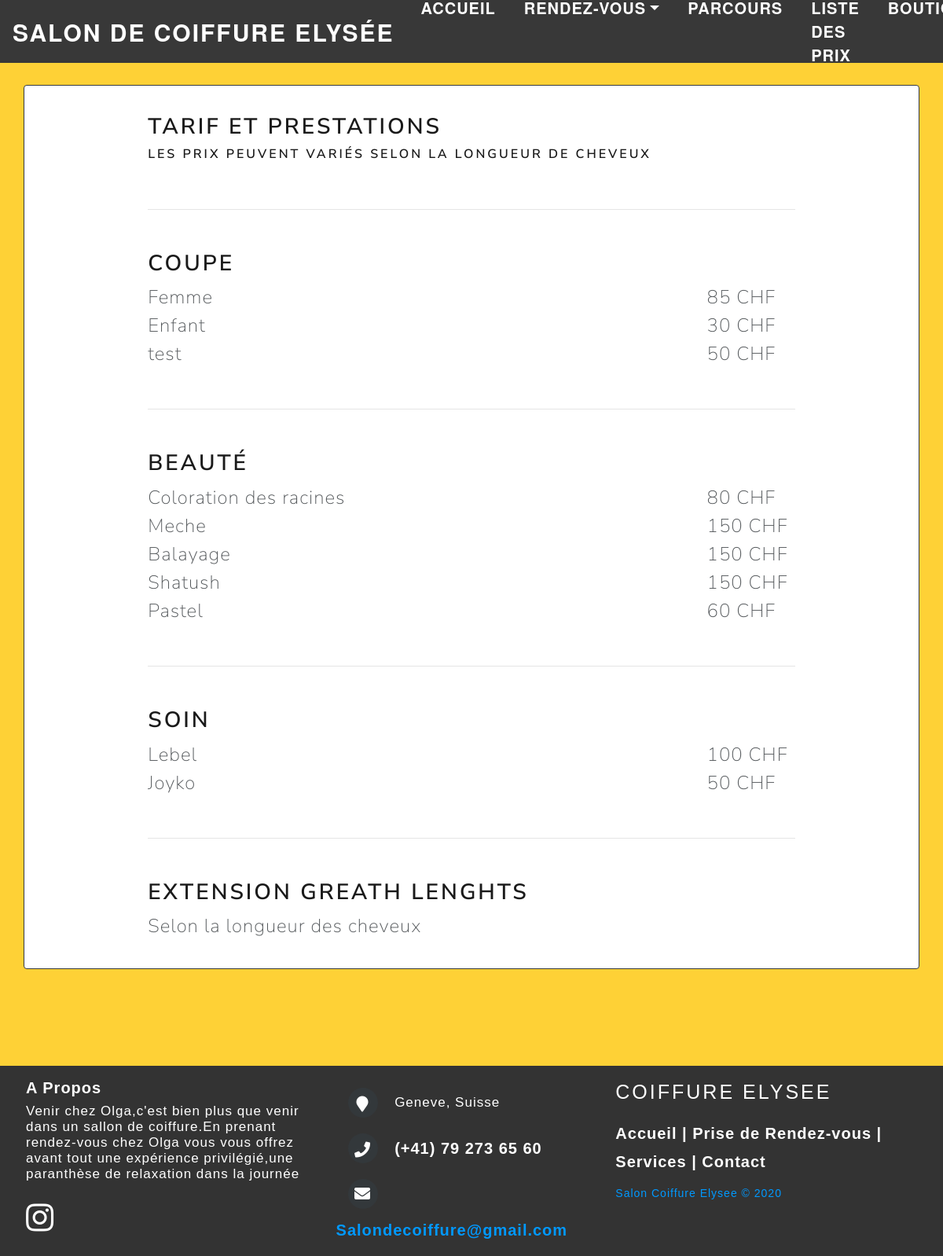
The app's page /VMC/listeDesPrixControlleur.php with its own data.
### tables this page shows
CREATE TABLE IF NOT EXISTS `ely_service` (
  `SER_ID` int(3) NOT NULL AUTO_INCREMENT,
  `SER_NOM` varchar(100) NOT NULL,
  `SER_TYPE` varchar(50) DEFAULT NULL,
  `SER_PRIX` int(5) NOT NULL,
  `SER_DESCRIPTION` varchar(500) NOT NULL,
  `SER_TEMPS_ESTIMATION` int(5) NOT NULL,
  `SER_STATUT` varchar(25) NOT NULL DEFAULT 'ACTIF',
  PRIMARY KEY (`SER_ID`)
);

### VMC/listeDesPrixControlleur.php (called while the page is built, shortened)
<?php
include ("listeDesPrixModele.php");
include('listeDesPrixheader.php');
include("listeDesPrixVue.php");

### VMC/listeDesPrixModele.php (called while the page is built, shortened)
<?php
if ($_SERVER['SERVER_NAME'] == "esig-sandbox.ch"){
    function myConnection() {
        static $dbc = null;
        if ($dbc == null) {
            try {
                $dbc = new PDO('mysql:dbname=hhva_team2020_5;host=hhva.myd.infomaniak.com', 'hhva_team2020_5', 'LBtKn32jx8');
            } catch (PDOException $e) {
                header("Location:error?message=".$e->getMessage());
            }
        }
        return $dbc;
    }
}else{
    function myConnection() {
        static $dbc = null;
        if ($dbc == null) {
            try {
                $dbc = new PDO('mysql:dbname=hhva_team2020_5;host=localhost', 'root', '');
            } catch (PDOException $e) {
                header("Location:error?message=".$e->getMessage());
            }
        }
        return $dbc;
    }
}
function getAllCoupePrestation($typePrestation)
{
    try {
        $request = myConnection()->prepare("SELECT * FROM ely_service WHERE ser_type = :typePrestation and ser_statut = 'ACTIF'");
        $request->bindParam(':typePrestation', $typePrestation, PDO::PARAM_STR);
        $request->execute();
    } catch (PDOException $e) {
        header("Location:error?message=".$e->getMessage());
    }
    return $request->fetchAll(PDO::FETCH_ASSOC);
}

### VMC/listeDesPrixVue.php (the view, shortened to what this page needs)
<br>
<body style="background-color: #fed136">
<?php if(!isset($_GET['modif'])){
?>
<div>
  <div class="container bg-white border border-dark rounded">
    <div class="row">
      <div class="col-9" style="margin:auto;">
        <div class="row">
          <div class="col" style="margin: auto;">
            <br>
            <h2>Tarif et prestations</h2>
            <h5>Les prix peuvent variés selon la longueur de cheveux</h5>
          </div>
        </div>
        <div class="row">
          <div class="col offset-1" style="margin: auto;">
            <br><hr><br>
            <h2>Coupe</h2>
          </div>
        </div>
        <div class="row">
          <div class="col-10" style="margin: auto;">
          <form action="listeDesPrixControlleur?modif=true">
            <?php
            foreach(getAllCoupePrestation("coupe") as $prestation):
              echo $prestation["SER_NOM"] . "&ensp;";
            if (modificationPossible()){?>
            <?php }
              echo "<br>";
            endforeach?>
          </div>
          <div class="col-2">
            <?php
              foreach(getAllCoupePrestation("coupe") as $prestation):
                echo $prestation["SER_PRIX"] . " CHF";
                echo "<br>";
              endforeach?>
            </div>
          </div>
          <div class="row">
            <div class="col" style="margin: auto;">
            <br><hr><br>
              <h2>Beauté</h2>
            </div>
          </div>
          <div class="row">
            <div class="col-10" style="margin: auto;">
              <?php
              foreach(getAllCoupePrestation("Beaute des cheveux") as $prestation):
                echo $prestation["SER_NOM"] . "&ensp;";
                if (modificationPossible()){?>
                <?php }
                  echo "<br>";
                endforeach?>
            </div>
            <div class="col-2">
              <?php
                foreach(getAllCoupePrestation("Beaute des cheveux") as $prestation):
                  echo $prestation["SER_PRIX"] . " CHF";
                  echo "<br>";
                endforeach?>
            </div>
          </div>
          <div class="row">
            <div class="col-12" style="margin: auto;">
            <br><hr><br>
              <h2>Soin</h2>
            </div>
          </div>
          <div class="row">
            <div class="col-10" style="margin: auto;">
              <?php
              foreach(getAllCoupePrestation("Soin") as $prestation):
                echo $prestation["SER_NOM"] . "&ensp;";
                if (modificationPossible()){?>
                <?php }
                  echo "<br>";
                endforeach?>
            </div>
            <div class="col-2">
              <?php
                foreach(getAllCoupePrestation("Soin") as $prestation):
                  echo $prestation["SER_PRIX"] . " CHF";
                  echo "<br>";
                endforeach?>
            </div>
          </div>
          <div class="row">
            <div class="col-12" style="margin: auto;">
            <br><hr><br>
              <h2>Extension Greath Lenghts</h2>
              Selon la longueur des cheveux
            </div>
          </div>
      <br>
        </div>
      </div>
    </div>
    <br>
  </div>
</body>
<br><br>
<?php }include('includes/footer.php'); ?>

### VMC/listeDesPrixheader.php (shortened to what this page needs)
<!DOCTYPE html>
<html lang="en">
    <head>
        <link href="css/bootstrap.min.css" rel="stylesheet">
        <link href="css/style.css" rel="stylesheet">
        <link rel="stylesheet" href="https://use.fontawesome.com/releases/v5.11.2/css/all.css">
        <link href="css/addons/datatables2.min.css" rel="stylesheet">
    </head>
    <body>
        <div class="container-fluid">
            <nav class="navbar navbar-expand-md navbar-dark fixed-top" id="banner" style="background-color: #383838;z-index: 1;">
            <a class="navbar-brand" href="index"><span>Salon de coiffure Elysée</span></a>
                <div class="collapse navbar-collapse" id="collapsibleNavbar">
                    <ul class="navbar-nav ml-auto" style="z-index: 2;">
                        <li class="nav-item">
                            <a class="nav-link" href="index">Accueil</a>
                        </li>
                        <li class="nav-item dropdown">
                            <a class="nav-link dropdown-toggle" href="index" id="navbardrop" data-toggle="dropdown" aria-haspopup="true" aria-expanded="false"> rendez-vous</a>
                        </li>
                        <li class="nav-item">
                            <a class="nav-link" href="parcours">Parcours</a>
                        </li>
                        <li class="nav-item">
                            <a class="nav-link" href="liste%20des%20prix">Liste des prix</a>
                        </li>
                        <li class="nav-item">
                            <a class="nav-link" href="boutique">Boutique</a>
                        </li>
                    </ul>
                </div>
            </nav>
        </div>
    </body>
    <br><br>

### includes/footer.php
<footer class="footer">
    <div class="footer-left col-md-4 col-sm-6">
    <p class="about">
      <span> A Propos</span>
      Venir chez Olga,c'est bien plus que venir dans un sallon de coiffure.En prenant rendez-vous chez Olga vous vous offrez avant tout une expérience privilégié,une paranthèse de relaxation dans la journée
    </p>
    <div class="icons">
      <a href="https://www.instagram.com/filimonovafili/"><i class="fab fa-instagram " style="font-size: 100%"></i></a>
    </div>
  </div>
  <div class="footer-center col-md-4 col-sm-6">
    <div>
      <i class="fa fa-map-marker" style="font-size: 100%"></i>
      <p><span> Geneve, Suisse</span></p>
    </div>
    <div>
      <i class="fa fa-phone" style="font-size: 100%"></i>
      <p> (+41) 79 273 65 60</p>
    </div>
    <div>
      <i class="fa fa-envelope" style="font-size: 100%"></i>
      <p><a href="#">Salondecoiffure@gmail.com</a></p>
    </div>
  </div>
  <div class="footer-right col-md-4 col-sm-6">
    <h2> Coiffure <span style="color: white"> ELYSEE</span></h2>
    <p class="menu">
      <a href="index"> Accueil</a> |
      <a href="liste%20des%20prix"> Prise de Rendez-vous</a> |
      <a href="index"> Services</a> |
      <a href="contact"> Contact</a>
    </p>
    <p class="name"> Salon  Coiffure Elysee &copy; 2020</p>
  </div>
</footer>

### css/style.css (style rules this page uses)
.navbar-nav .nav-item .nav-link { padding: 0.1em 0.1em!important; font-size: 20px; font-weight: bold; letter-spacing: 1px; color: #fff; font-family: 'Kaushan Script','Helvetica Neue',Helvetica,Arial,cursive; }
#banner { min-height: 20px ; max-height: 80px; }
nav { -webkit-transition: padding-top .3s,padding-bottom .3s; -moz-transition: padding-top .3s,padding-bottom .3s; transition: padding-top .3s,padding-bottom .3s; border: none; }
.navbar-brand { color: #fff; font-size: 30px; text-transform: uppercase; font-family: 'Kaushan Script','Helvetica Neue',Helvetica,Arial,cursive; font-weight: bold; letter-spacing: 2px; }
footer { bottom : 0; left : 0; right : 0; }
@media only screen and (min-width: 768px) { .col-2 { width: 16.66%; } }
@media only screen and (min-width: 768px) { .col-9 { width: 75%; } }
@media only screen and (min-width: 768px) { .col-10 { width: 83.33%; } }
@media only screen and (min-width: 768px) { .col-12 { width: 100%; } }
html { font-size:100%; }
@media (min-width: 640px) { body { font-size:1rem; } }
@media (min-width:960px) { body { font-size:1.2rem; } }
@media (min-width:1100px) { body { font-size:1.5rem; } }
html { max-width: 100%; }
.footer { background-color: #333; width: 100%; text-align: left; font-family: sans-serif; font-weight: bold; font-size:20px; padding: 18px; margin-top: 15px; margin-bottom: 0%; position: relative; }
.footer .footer-left, .footer .footer-center, .footer .footer-right { display: inline-block; vertical-align: top; }
.footer .footer-left { width: 43%; padding-right: 20px; }
.footer .about { line-height: 20px; color: #ffffff; font-size: 17px; font-weight: normal; margin: 0; }
.footer .about span { display: block; color: #ffffff; font-size: 20px; font-weight: bold; margin-bottom: 10px; }
.footer .icons { margin-top: 25px; }
.footer .icons a { display: inline-block; align-items: center; width: 0px; height: 0px; cursor: pointer; background-color: #333; font-size: 40px; color: #ffffff; text-align: center; line-height: 35px; margin-right: 3px; margin-bottom: 1px; }
.footer .footer-center { width: 30%; }
.footer .footer-center i { background-color: #33383b; color: #ffffff; font-size: 25px; width: 38px; height: 38px; border-radius: 50%; text-align: center; line-height: 42px; margin: 10px 15px; vertical-align: middle; }
.footer .footer-center i.fa-envelope { font-size: 17px; line-height: 38px; }
.footer .footer-center p { display: inline-block; color: #ffffff; vertical-align: middle; margin: 0; }
.footer .footer-center p span { display: block; font-weight: normal; font-size: 17px; line-height: 2; }
.footer .footer-center p a { color: #0099ff; text-decoration: none; }
.footer .footer-right { width: 35%; }
.footer h2 { color: #ffffff; font-size: 25px; font-weight: normal; margin: 0; }
.footer h2 span { color: orange; }
.footer .menu { color: #ffffff; margin: 20px 0 12px; padding: 0; }
.footer .menu a { display: inline-block; line-height: 1.8; text-decoration: none; color: inherit; }
.footer .name { color: #0099ff; font-size: 14px; font-weight: normal; margin: 0; }

### records on screen
ely_service: SER_NOM "Femme", SER_PRIX "85"
ely_service: SER_NOM "Enfant", SER_PRIX "30"
ely_service: SER_NOM "test", SER_PRIX "50"
ely_service: SER_NOM "Coloration des racines", SER_PRIX "80"
ely_service: SER_NOM "Meche", SER_PRIX "150"
ely_service: SER_NOM "Balayage", SER_PRIX "150"
ely_service: SER_NOM "Shatush", SER_PRIX "150"
ely_service: SER_NOM "Pastel", SER_PRIX "60"
ely_service: SER_NOM "Lebel", SER_PRIX "100"
ely_service: SER_NOM "Joyko", SER_PRIX "50"
